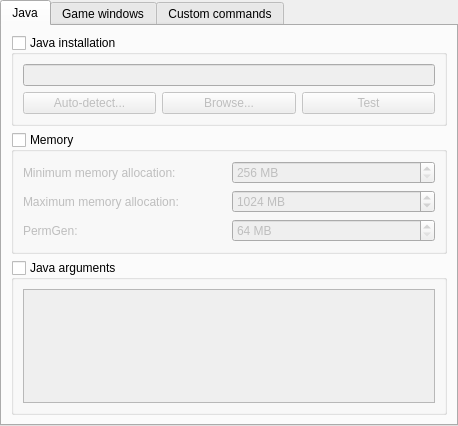
<?xml version="1.0" encoding="UTF-8"?>
<ui version="4.0">
 <class>InstanceSettingsPage</class>
 <widget class="QWidget" name="InstanceSettingsPage">
  <property name="geometry">
   <rect>
    <x>0</x>
    <y>0</y>
    <width>458</width>
    <height>426</height>
   </rect>
  </property>
  <property name="windowTitle">
   <string>Form</string>
  </property>
  <layout class="QVBoxLayout" name="verticalLayout">
   <property name="leftMargin">
    <number>0</number>
   </property>
   <property name="topMargin">
    <number>0</number>
   </property>
   <property name="rightMargin">
    <number>0</number>
   </property>
   <property name="bottomMargin">
    <number>0</number>
   </property>
   <item>
    <widget class="QTabWidget" name="settingsTabs">
     <property name="tabShape">
      <enum>QTabWidget::Rounded</enum>
     </property>
     <property name="currentIndex">
      <number>0</number>
     </property>
     <widget class="QWidget" name="minecraftTab">
      <attribute name="title">
       <string>Java</string>
      </attribute>
      <layout class="QVBoxLayout" name="verticalLayout_5">
       <item>
        <widget class="QGroupBox" name="javaSettingsGroupBox">
         <property name="enabled">
          <bool>true</bool>
         </property>
         <property name="title">
          <string>Java installation</string>
         </property>
         <property name="checkable">
          <bool>true</bool>
         </property>
         <property name="checked">
          <bool>false</bool>
         </property>
         <layout class="QGridLayout" name="gridLayout">
          <item row="0" column="0" colspan="3">
           <widget class="QLineEdit" name="javaPathTextBox"/>
          </item>
          <item row="1" column="0">
           <widget class="QPushButton" name="javaDetectBtn">
            <property name="text">
             <string>Auto-detect...</string>
            </property>
           </widget>
          </item>
          <item row="1" column="1">
           <widget class="QPushButton" name="javaBrowseBtn">
            <property name="text">
             <string>Browse...</string>
            </property>
           </widget>
          </item>
          <item row="1" column="2">
           <widget class="QPushButton" name="javaTestBtn">
            <property name="text">
             <string>Test</string>
            </property>
           </widget>
          </item>
         </layout>
        </widget>
       </item>
       <item>
        <widget class="QGroupBox" name="memoryGroupBox">
         <property name="enabled">
          <bool>true</bool>
         </property>
         <property name="title">
          <string>Memory</string>
         </property>
         <property name="checkable">
          <bool>true</bool>
         </property>
         <property name="checked">
          <bool>false</bool>
         </property>
         <layout class="QGridLayout" name="gridLayout_2">
          <item row="1" column="1">
           <widget class="QSpinBox" name="maxMemSpinBox">
            <property name="toolTip">
             <string>The maximum amount of memory Minecraft is allowed to use.</string>
            </property>
            <property name="suffix">
             <string> MB</string>
            </property>
            <property name="minimum">
             <number>512</number>
            </property>
            <property name="maximum">
             <number>65536</number>
            </property>
            <property name="singleStep">
             <number>128</number>
            </property>
            <property name="value">
             <number>1024</number>
            </property>
           </widget>
          </item>
          <item row="0" column="0">
           <widget class="QLabel" name="labelMinMem">
            <property name="text">
             <string>Minimum memory allocation:</string>
            </property>
           </widget>
          </item>
          <item row="1" column="0">
           <widget class="QLabel" name="labelMaxMem">
            <property name="text">
             <string>Maximum memory allocation:</string>
            </property>
           </widget>
          </item>
          <item row="0" column="1">
           <widget class="QSpinBox" name="minMemSpinBox">
            <property name="toolTip">
             <string>The amount of memory Minecraft is started with.</string>
            </property>
            <property name="suffix">
             <string> MB</string>
            </property>
            <property name="minimum">
             <number>256</number>
            </property>
            <property name="maximum">
             <number>65536</number>
            </property>
            <property name="singleStep">
             <number>128</number>
            </property>
            <property name="value">
             <number>256</number>
            </property>
           </widget>
          </item>
          <item row="2" column="1">
           <widget class="QSpinBox" name="permGenSpinBox">
            <property name="toolTip">
             <string>The amount of memory available to store loaded Java classes.</string>
            </property>
            <property name="suffix">
             <string> MB</string>
            </property>
            <property name="minimum">
             <number>64</number>
            </property>
            <property name="maximum">
             <number>999999999</number>
            </property>
            <property name="singleStep">
             <number>8</number>
            </property>
            <property name="value">
             <number>64</number>
            </property>
           </widget>
          </item>
          <item row="2" column="0">
           <widget class="QLabel" name="labelPermGen">
            <property name="text">
             <string>PermGen:</string>
            </property>
           </widget>
          </item>
         </layout>
        </widget>
       </item>
       <item>
        <widget class="QGroupBox" name="javaArgumentsGroupBox">
         <property name="enabled">
          <bool>true</bool>
         </property>
         <property name="title">
          <string>Java arguments</string>
         </property>
         <property name="checkable">
          <bool>true</bool>
         </property>
         <property name="checked">
          <bool>false</bool>
         </property>
         <layout class="QGridLayout" name="gridLayout_5">
          <item row="1" column="1">
           <widget class="QPlainTextEdit" name="jvmArgsTextBox"/>
          </item>
         </layout>
        </widget>
       </item>
       <item>
        <spacer name="verticalSpacerMinecraft">
         <property name="orientation">
          <enum>Qt::Vertical</enum>
         </property>
         <property name="sizeHint" stdset="0">
          <size>
           <width>0</width>
           <height>0</height>
          </size>
         </property>
        </spacer>
       </item>
      </layout>
     </widget>
     <widget class="QWidget" name="javaTab">
      <attribute name="title">
       <string>Game windows</string>
      </attribute>
      <layout class="QVBoxLayout" name="verticalLayout_3">
       <item>
        <widget class="QGroupBox" name="windowSizeGroupBox">
         <property name="enabled">
          <bool>true</bool>
         </property>
         <property name="title">
          <string>Game Window</string>
         </property>
         <property name="checkable">
          <bool>true</bool>
         </property>
         <property name="checked">
          <bool>false</bool>
         </property>
         <layout class="QVBoxLayout" name="verticalLayout_4">
          <item>
           <widget class="QCheckBox" name="maximizedCheckBox">
            <property name="text">
             <string>Start Minecraft maximized?</string>
            </property>
           </widget>
          </item>
          <item>
           <layout class="QGridLayout" name="gridLayoutWindowSize">
            <item row="1" column="0">
             <widget class="QLabel" name="labelWindowHeight">
              <property name="text">
               <string>Window height:</string>
              </property>
             </widget>
            </item>
            <item row="0" column="0">
             <widget class="QLabel" name="labelWindowWidth">
              <property name="text">
               <string>Window width:</string>
              </property>
             </widget>
            </item>
            <item row="0" column="1">
             <widget class="QSpinBox" name="windowWidthSpinBox">
              <property name="minimum">
               <number>854</number>
              </property>
              <property name="maximum">
               <number>65536</number>
              </property>
              <property name="singleStep">
               <number>1</number>
              </property>
              <property name="value">
               <number>854</number>
              </property>
             </widget>
            </item>
            <item row="1" column="1">
             <widget class="QSpinBox" name="windowHeightSpinBox">
              <property name="minimum">
               <number>480</number>
              </property>
              <property name="maximum">
               <number>65536</number>
              </property>
              <property name="value">
               <number>480</number>
              </property>
             </widget>
            </item>
           </layout>
          </item>
         </layout>
        </widget>
       </item>
       <item>
        <widget class="QGroupBox" name="consoleSettingsBox">
         <property name="enabled">
          <bool>true</bool>
         </property>
         <property name="title">
          <string>Console Settings</string>
         </property>
         <property name="checkable">
          <bool>true</bool>
         </property>
         <property name="checked">
          <bool>false</bool>
         </property>
         <layout class="QVBoxLayout" name="verticalLayout_2">
          <item>
           <widget class="QCheckBox" name="showConsoleCheck">
            <property name="text">
             <string>Show console while the game is running?</string>
            </property>
           </widget>
          </item>
          <item>
           <widget class="QCheckBox" name="autoCloseConsoleCheck">
            <property name="text">
             <string>Automatically close console when the game quits?</string>
            </property>
           </widget>
          </item>
         </layout>
        </widget>
       </item>
       <item>
        <spacer name="verticalSpacerMinecraft_2">
         <property name="orientation">
          <enum>Qt::Vertical</enum>
         </property>
         <property name="sizeHint" stdset="0">
          <size>
           <width>88</width>
           <height>125</height>
          </size>
         </property>
        </spacer>
       </item>
      </layout>
     </widget>
     <widget class="QWidget" name="tab">
      <attribute name="title">
       <string>Custom commands</string>
      </attribute>
      <layout class="QVBoxLayout" name="verticalLayout_6">
       <item>
        <widget class="QGroupBox" name="customCommandsGroupBox">
         <property name="enabled">
          <bool>true</bool>
         </property>
         <property name="title">
          <string>Custom Commands</string>
         </property>
         <property name="checkable">
          <bool>true</bool>
         </property>
         <property name="checked">
          <bool>false</bool>
         </property>
         <layout class="QGridLayout" name="gridLayout_4">
          <item row="0" column="1">
           <widget class="QLineEdit" name="preLaunchCmdTextBox"/>
          </item>
          <item row="1" column="0">
           <widget class="QLabel" name="labelPostExitCmd">
            <property name="text">
             <string>Post-exit command:</string>
            </property>
           </widget>
          </item>
          <item row="0" column="0">
           <widget class="QLabel" name="labelPreLaunchCmd">
            <property name="text">
             <string>Pre-launch command:</string>
            </property>
           </widget>
          </item>
          <item row="1" column="1">
           <widget class="QLineEdit" name="postExitCmdTextBox"/>
          </item>
         </layout>
        </widget>
       </item>
       <item>
        <widget class="QLabel" name="labelCustomCmdsDescription">
         <property name="enabled">
          <bool>false</bool>
         </property>
         <property name="text">
          <string>Pre-launch command runs before the instance launches and post-exit command runs after it exits. Both will be run in MultiMC's working directory with INST_ID, INST_DIR, and INST_NAME as environment variables.</string>
         </property>
         <property name="alignment">
          <set>Qt::AlignLeading|Qt::AlignLeft|Qt::AlignTop</set>
         </property>
         <property name="wordWrap">
          <bool>true</bool>
         </property>
         <property name="textInteractionFlags">
          <set>Qt::LinksAccessibleByMouse|Qt::TextSelectableByMouse</set>
         </property>
        </widget>
       </item>
       <item>
        <spacer name="verticalSpacerMinecraft_3">
         <property name="orientation">
          <enum>Qt::Vertical</enum>
         </property>
         <property name="sizeHint" stdset="0">
          <size>
           <width>88</width>
           <height>186</height>
          </size>
         </property>
        </spacer>
       </item>
      </layout>
     </widget>
    </widget>
   </item>
  </layout>
 </widget>
 <resources/>
 <connections/>
</ui>
